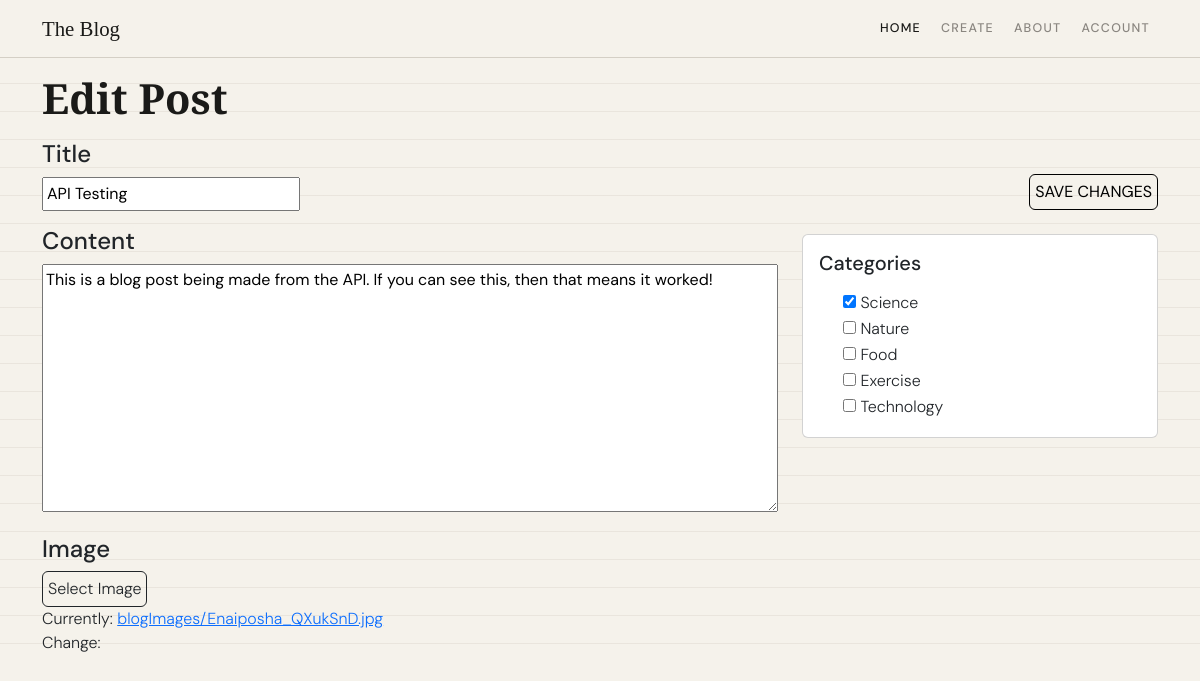
The app's page /6/edit/ (signed in) with its own data.
### gallery/models.py (models this page shows, shortened)
class Posts(models.Model):
    author = models.ForeignKey(User, on_delete = models.CASCADE)
    title = models.CharField(max_length=255)
    content = models.TextField()
    image = models.ImageField(upload_to='blogImages/')
    created_at = models.DateTimeField(auto_now_add=True)
    updated_at = models.DateTimeField(auto_now=True)
    tags = models.ManyToManyField('Tag', related_name = 'posts', blank = True)

class Tag(models.Model):
    name = models.CharField(max_length = 50, unique = True) # Keep tags unique so we don't repeat the same things
    def __str__(self):
        return self.name

### gallery/views.py (the view)
# urls.py: path('<int:pk>/edit/', views.edit_posts, name='edit_posts'),
@login_required(login_url = 'users:login')
def edit_posts(request, pk):
    posts = get_object_or_404(Posts, pk=pk)
    if request.method == 'POST': # If its a post request, the user finished editing and is uploading it
        form = PostsForm(request.POST, request.FILES, instance=posts)
        if form.is_valid():
            form.save()
            return redirect('blogsite:home')
    else: # otherwise if its a get, the user wants to see the edit form
        form = PostsForm(instance=posts)
    return render(request, 'myapp/edit.html', {'form': form})

### gallery/forms.py
class PostsForm(forms.ModelForm):
    class Meta: # This connects the form to a model
        model = Posts
        fields = ['title', 'content', 'image', 'tags']
        widgets = {
            'title': forms.TextInput(attrs = {'class': 'custom-input'}),
            'content': forms.Textarea(attrs = {'class': 'custom-textarea'}),
            'image': forms.ClearableFileInput(attrs = {'class': 'custom-file-input'}),
            'tags': forms.CheckboxSelectMultiple(),
    }

### gallery/templates/myapp/edit.html (shortened to what this page needs)
{% load static %}
<!DOCTYPE html>
<html lang="en">
    <head>
        <link href="https://cdn.jsdelivr.net/npm/bootstrap@5.3.3/dist/css/bootstrap.min.css" rel="stylesheet">
        <link rel="stylesheet"  href="{% static 'css/blog.css' %}">
    </head>
    <body>
        <nav class="site-nav navbar navbar-expand-lg sticky-top">
            <div class="container">
                <a class="nav-brand navbar-brand" href="{% url 'blogsite:home' %}">The Blog</a>
                <ul class="navbar-nav ms-auto gap-1">
                    <li class="nav-item"><a class="nav-link active" href="{% url 'blogsite:home' %}">Home</a></li>
                    <li class="nav-item"><a class="nav-link" href="{% url 'blogsite:create' %}">Create</a></li>
                    <li class="nav-item"><a class="nav-link" href="{% url 'blogsite:about' %}">About</a></li>
                    <li class="nav-item"><a class="nav-link" href="{% url 'blogsite:account' %}">Account</a></li>
                </ul>
            </div>
        </nav>
        <div class = "container mt-3">
            <header class = "page-header">
                <h1 class = "page-title">Edit Post</h1>
            </header>
            <main class = "mt-3">
                <form method = "POST" action = "" enctype = "multipart/form-data">
                    <div class = "row upload-form">
                        <div class = "col-md-8">
                            <div class = "mb-3">
                                <h4>{{form.title.label}}</h4>
                                {{form.title}}
                            </div>
                            <div class = "mb-3">
                                <h4>{{form.content.label}}</h4>
                                {{form.content}}
                            </div>
                            <div class = "mb-3">
                                <h4> {{form.image.label}}</h4>
                                <label class = "custom-file-label" for = "id_image">Select Image</label><br>
                                {{form.image}}
                            </div>
                        </div>
                        <div class = "col-md-4">
                            <div class = "my-4 text-end">
                                <button type = "submit">Save Changes</button>
                            </div>
                            <div class = "card">
                                <div class = "card-body">
                                    <h5 class = "card-title mb-3">Categories</h5>
                                    {% for checkbox in form.tags %}
                                        <div class="form-check">
                                            {{ checkbox.tag }}
                                            <label class="form-check-label" for="{{ checkbox.id_for_label }}">
                                                {{ checkbox.choice_label }}
                                            </label>
                                        </div>
                                    {% endfor %}
                                </div>
                            </div>
                        </div>
                    </div>
                </form>
            </main>
        </div>
    </body>
</html>

### static/css/blog.css (style rules this page uses)
:root { --ink: #1a1a18; --paper: #f5f2eb; --cream: #ede9df; --accent: #c0392b; --accent-soft: #e8d5d2; --muted: #8a8680; --rule: #d4cfc5; }
body { background-color: var(--paper); font-family: 'DM Sans', sans-serif; font-weight: 300; background-image: repeating-linear-gradient( 0deg, transparent, transparent 27px, rgba(180,170,155,0.18) 27px, rgba(180,170,155,0.18) 28px ); }
.site-nav { border-bottom: 1.5px solid var(--rule); background: var(--paper); }
.nav-brand { font-family: 'Playfair Display', serif; font-size: 1.3rem; color: var(--ink) !important; }
.nav-link { font-size: 0.78rem; font-weight: 500; letter-spacing: 0.1em; text-transform: uppercase; color: var(--muted) !important; }
.nav-link:hover, .nav-link.active { color: var(--ink) !important; }
.page-title { font-family: 'Playfair Display', serif; font-size: clamp(1.8rem, 4vw, 2.6rem); font-weight: 700; color: var(--ink); }
.custom-textarea { width: 100%; padding: 3px; }
.custom-input { width: 35%; padding: 3px; }
.custom-file-label { background-color: var(--seashell); display: inline-block; padding: 5px; border: 1px solid; border-radius: 6px; cursor: pointer; }
.upload-form button { margin-top: 10px; padding: 5px; text-transform: uppercase; background-color: var(--seashell); border-radius: 6px; border-style: solid; border-width: 1px; }

### records on screen
Posts: title "API Testing", content "This is a blog post being made from the API. If you can see this, then that means it worked!", image "Currently: blogImages/Enaiposha_QXukSnD.jpg Change:"
Tag: choice_label "Science"
Tag: choice_label "Nature"
Tag: choice_label "Food"
Tag: choice_label "Exercise"
Tag: choice_label "Technology"
